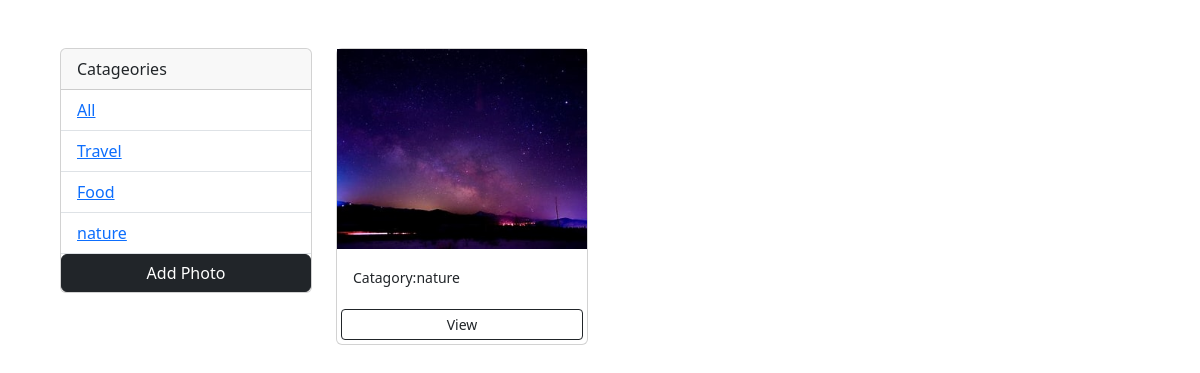
/?category=nature, run on the app's committed database.
### todoapp/models.py (models this page shows, shortened)
class Category(models.Model):
    name = models.CharField(max_length=100, null=False, blank=True)

class Photo(models.Model):
    category = models.ForeignKey(Category, on_delete=models.SET_NULL, null=True, blank=True)
    image = models.ImageField(null=False, blank=False)
    description = models.TextField()

### todoapp/views.py (the view)
# urls.py: path('', gallery, name="gallery"),
def gallery(request):
    category = request.GET.get('category')
    print("category:", category)
    if category == None:
        photos = Photo.objects.all()
    else:
        photos = Photo.objects.filter(category__name=category)
    categories = Category.objects.all()
    context = {'categories' : categories, "photos" : photos}
    return render(request, 'photos/gallery.html', context)

### templates/photos/gallery.html (shortened to what this page needs)
<!DOCTYPE html>
<html>
<head>
    <link href="https://cdn.jsdelivr.net/npm/bootstrap@5.3.2/dist/css/bootstrap.min.css" rel="stylesheet"
>
</head>
<body class="m-5">
    <div class="container">
        <div class="row">
            <div class="col-md-3">
                <div class="card">
                    <div class="card-header">
                      Catageories
                    </div>
                    <ul class="list-group list-group-flush">
                      <li class="list-group-item">
                        <a href="{% url 'gallery' %}">All</a></li>
                      {% for category in  categories %}
                      <li class="list-group-item">
                        <a href="{% url 'gallery' %}?category={{category.name}}">
                            {{category.name}}
                        </a>
                        </li>
                      {% endfor %}
                      <a href="{% url 'add' %}" class="btn btn-block btn-dark bt-sm-m-1">Add Photo</a>
                    </ul>
                  </div>
            </div>
            <div class="col-md-9">
                <div class="row">
                    {% for photo in photos %}
                    <div class="col-md-4">
                        <div class="card">
                            <img class="image-thumb" src="{{photo.image.url}}" alt="Card image cap">
                            <div class="card-body">
                              <small>Catagory:{{photo.category.name}}</small>
                            </div>
                            <a href="{% url 'photo' photo.id %}" class="btn btn-outline-dark btn-sm m-1">View</a>
                        </div>
                    </div>
                    {% empty %}
                    <h3>No photos....</h3>
                    {%  endfor %}
                </div>
            </div>
        </div>
    </div>
</body>
</html>

### templates/photos/gallery.html (style rules this page uses)
.image-thumb { height: 200px; object-fit: cover; }

### data on the page
Category: name "Travel"
Category: name "Food"
Category: name "nature"
Photo: image (picture), category.name "nature"
